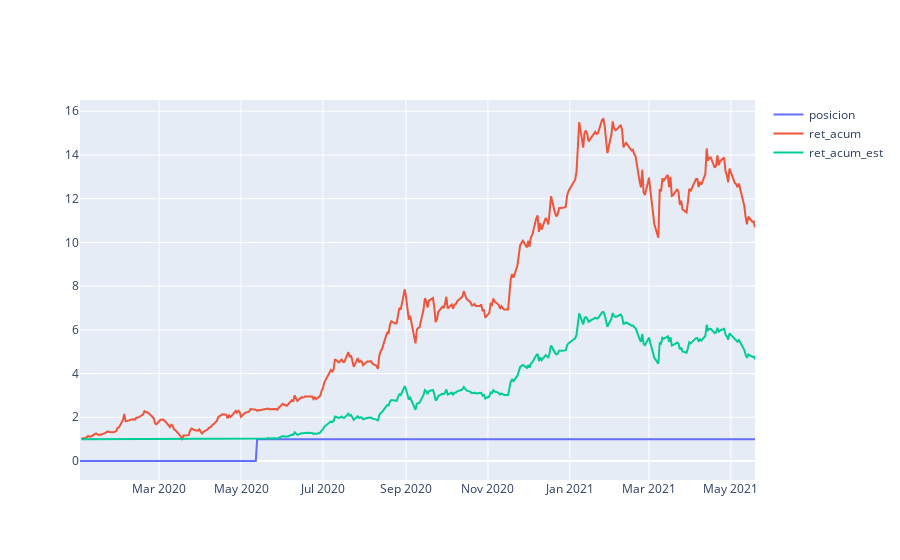

Here is the notebook cell this chart was saved with:
### Code cell
data_index = 0
print(f"######## {criptos[data_index]} ######")
estrategia(datas[data_index])

### Figure 1 — Plotly figure (JSON) as saved in the notebook; plotly's stock layout.template omitted (floating-point values rounded to 4 significant figures; data arrays with more than 128 entries replaced by an {"elided": "..."} marker saying what was removed)
{"data": [{"name": "posicion", "type": "scatter", "x": {"elided": "348 str values"}, "y": {"elided": "348 int values"}}, {"name": "ret_acum", "type": "scatter", "x": {"elided": "348 str values"}, "y": {"elided": "348 float values"}}, {"name": "ret_acum_est", "type": "scatter", "x": {"elided": "348 str values"}, "y": {"elided": "348 float values"}}], "layout": {}}
